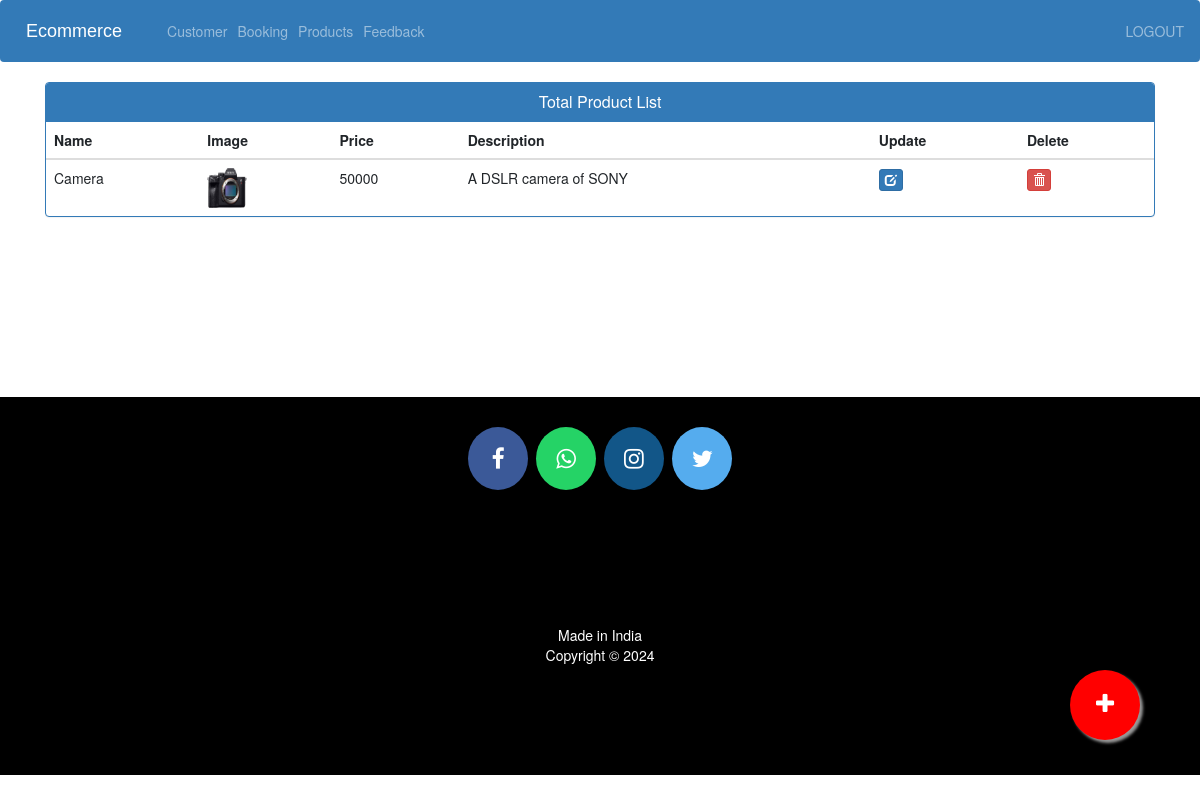
The page /admin-products (signed in) on the database its author committed.
### ecom/models.py (models this page shows, shortened)
class Product(models.Model):
    name=models.CharField(max_length=40)
    product_image= models.ImageField(upload_to='product_image/',null=True,blank=True)
    price = models.PositiveIntegerField()
    description=models.CharField(max_length=40)

### ecom/views.py (the view)
# urls.py: path('admin-products', views.admin_products_view,name='admin-products'),
@login_required(login_url='adminlogin')
def admin_products_view(request):
    products=models.Product.objects.all()
    return render(request,'ecom/admin_products.html',{'products':products})

### templates/ecom/admin_products.html (shortened to what this page needs)
{% extends 'ecom/admin_base.html' %}
{% load static %}
{% block content %}
<head>
  <link href="//netdna.bootstrapcdn.com/bootstrap/3.0.0/css/bootstrap.min.css" rel="stylesheet" id="bootstrap-css">
</head>
<div class="container">
  <div class="panel panel-primary">
    <div class="panel-heading">
      <h6 class="panel-title">Total Product List</h6>
    </div>
    <table class="table table-hover" id="dev-table">
      <thead>
        <tr>
          <th>Name</th>
          <th>Image</th>
          <th>Price</th>
          <th>Description</th>
          <th>Update</th>
          <th>Delete</th>
        </tr>
      </thead>
      {% for p in products %}
  {% if p %}
      <tr>
        <td> {{p.name}}</td>
        <td> <img src="{% static p.product_image.url %}" alt="Profile Pic" height="40px" width="40px" /></td>
        <td>{{p.price}}</td>
        <td>{{p.description}}</td>
        <td><a class="btn btn-primary btn-xs" href="{% url 'update-product' p.id  %}"><span class="glyphicon glyphicon-edit"></span></a></td>
        <td><a class="btn btn-danger btn-xs" href="{% url 'delete-product' p.id  %}"><span class="glyphicon glyphicon-trash"></span></a></td>
      </tr>
      {%else%}
      <br><br><br>
      <h1>no products</h1>
      {% endif %}
      {% endfor %}
    </table>
  </div>
</div>
<a href="/admin-add-product" class="float">
<i class="fa fa-plus my-float"></i>
</a>
{% endblock content %}

### templates/ecom/admin_base.html (style rules this page uses)
.fa { font-size: 23px; width: 60px; text-align: center; text-decoration: none; margin: 5px 2px; border-radius: 50%; }

### templates/ecom/admin_products.html (style rules this page uses)
a:link { text-decoration: none; }
h6 { text-align: center; }
.float { position:fixed; width:70px; height:70px; bottom:60px; right:60px; background-color:red; color:#FFF; border-radius:50px; text-align:center; box-shadow: 3px 3px 3px #999; }
.my-float { margin-top:22px; }

### rows shown on the page
Product: name "Camera", product_image (picture), price "50000", description "A DSLR camera of SONY"
